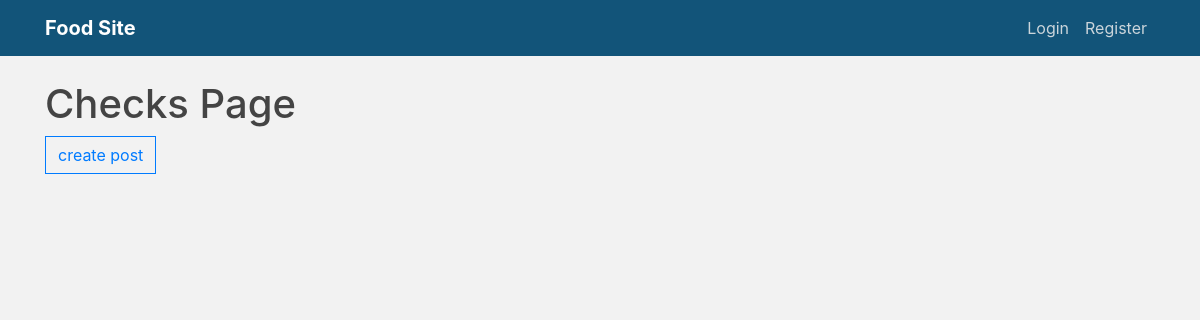
/receipt/user/admin, run on an earlier commit of the app's database.
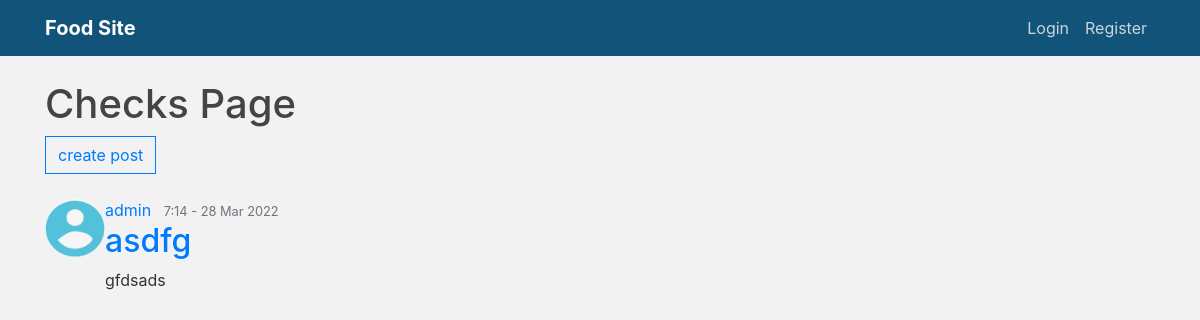
And on a later commit of the database.
### receipt_posts/models.py (models this page shows, shortened)
class Post(models.Model):
    title = models.CharField(max_length=64)
    content = models.TextField(max_length=140)
    img_upload = models.ImageField(upload_to='checks')
    date_posted = models.DateTimeField(default=timezone.now)
    author = models.ForeignKey(User, on_delete=models.CASCADE)

### user/models.py (models this page shows, shortened)
class Profile(models.Model):
    user = models.OneToOneField(User, on_delete=models.CASCADE)
    image = models.ImageField(default='default_pic.png',
                              upload_to='profile_pics')

### receipt_posts/views.py (the view)
# urls.py: path('', l_req(PostListView.as_view()), name='checks-home'),
class PostListView(ListView):
    model = Post
    template_name = 'receipt_page/check-home.html'
    context_object_name = 'posts'
    ordering = ['-date_posted']

### templates/receipt_page/check-home.html (shortened to what this page needs)
{% extends "base.html" %}
{% block content %}
    <h1>Checks Page</h1>
    <a class="btn btn-outline-primary" href="{% url 'post-create' %}">create post</a>
    <br>
    <br>
    {% for post in posts %}
        <article class="media content-section">
            <img class="rounded-circle article-img" width="60" height="60" src="{{ post.author.profile.image.url }}" alt="">
            <div class="media-body">
                <div class="article-metadata">
                    <a class="mr-2" href="{% url 'user-posts' post.author.username %}">{{ post.author }}</a>
                    <small class="text-muted">{{ post.date_posted|date:"G:i - j M Y" }}</small>
                </div>
                <h2><a class="article-title" href="{% url 'post-detail' post.id %}">{{ post.title }}</a></h2>
                <p class="article-content">{{ post.content }}</p>
            </div>
        </article>
    {% endfor %}
{% endblock content %}

What changed in the data, as far as the page shows it:
added Post: author.profile.image (placeholder picture), author "admin", date_posted "7:14 - 28 Mar 2022", title "asdfg", content "gfdsads"
